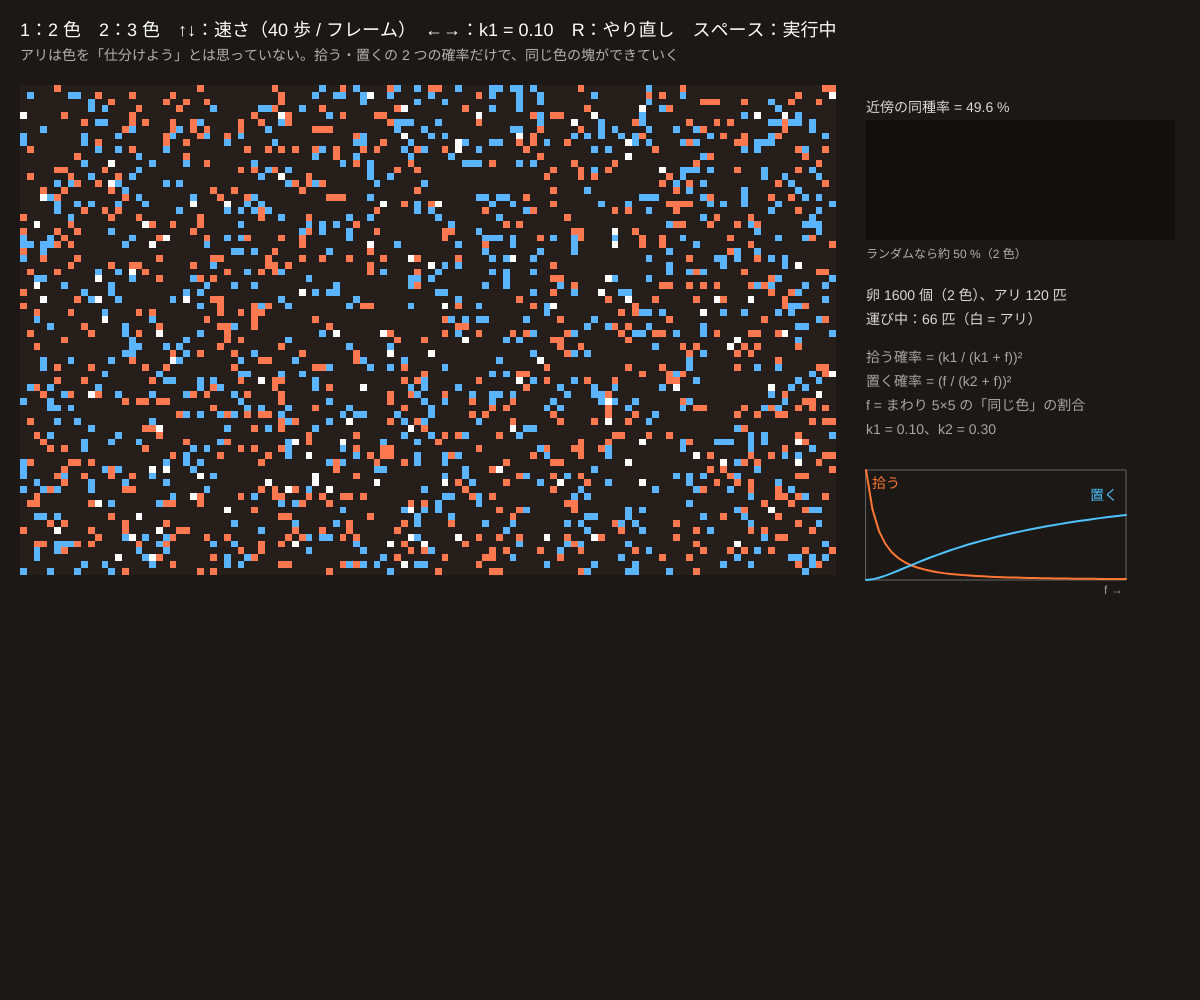
Frame 1 (no input)
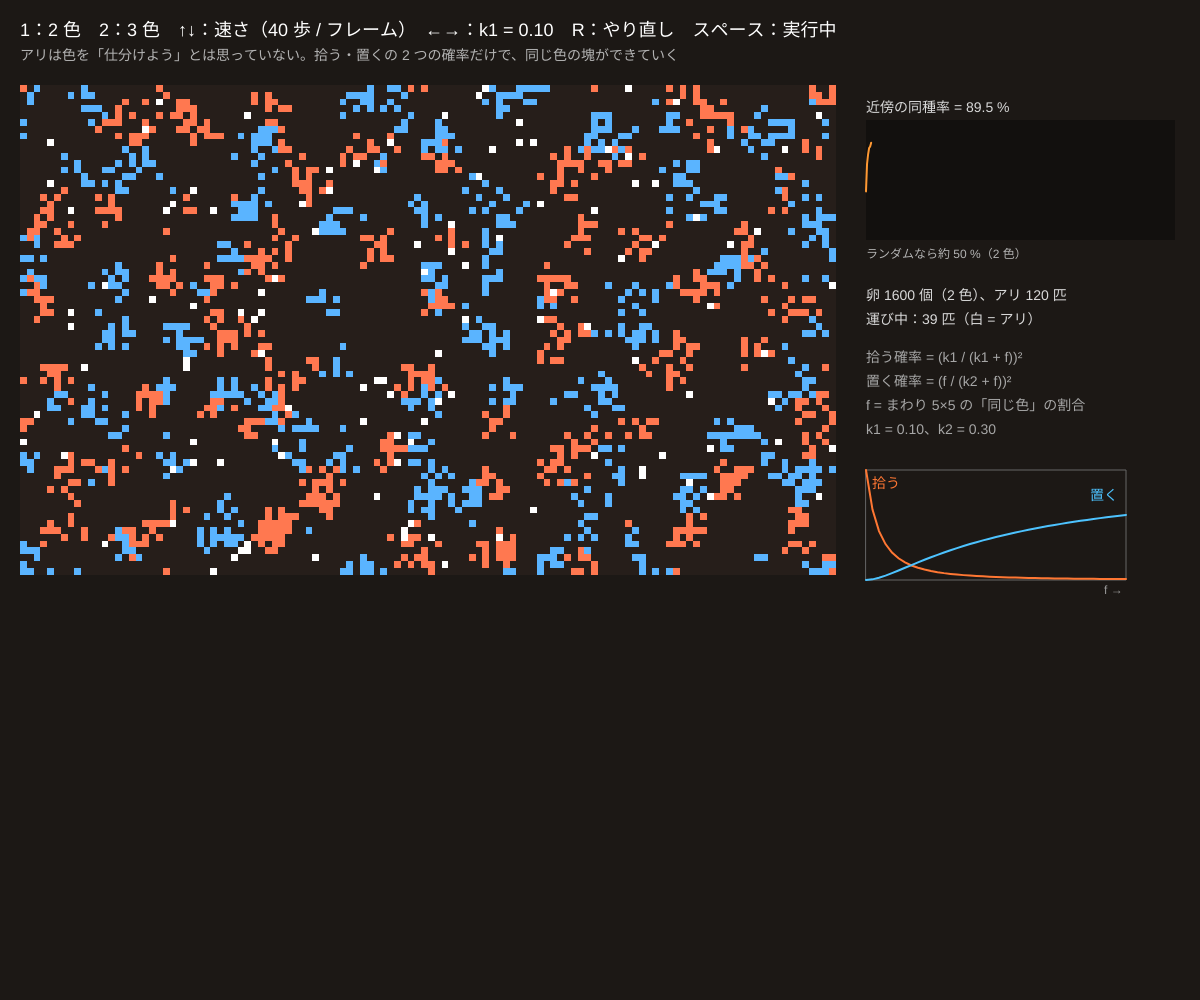
Frame 60 (no input)
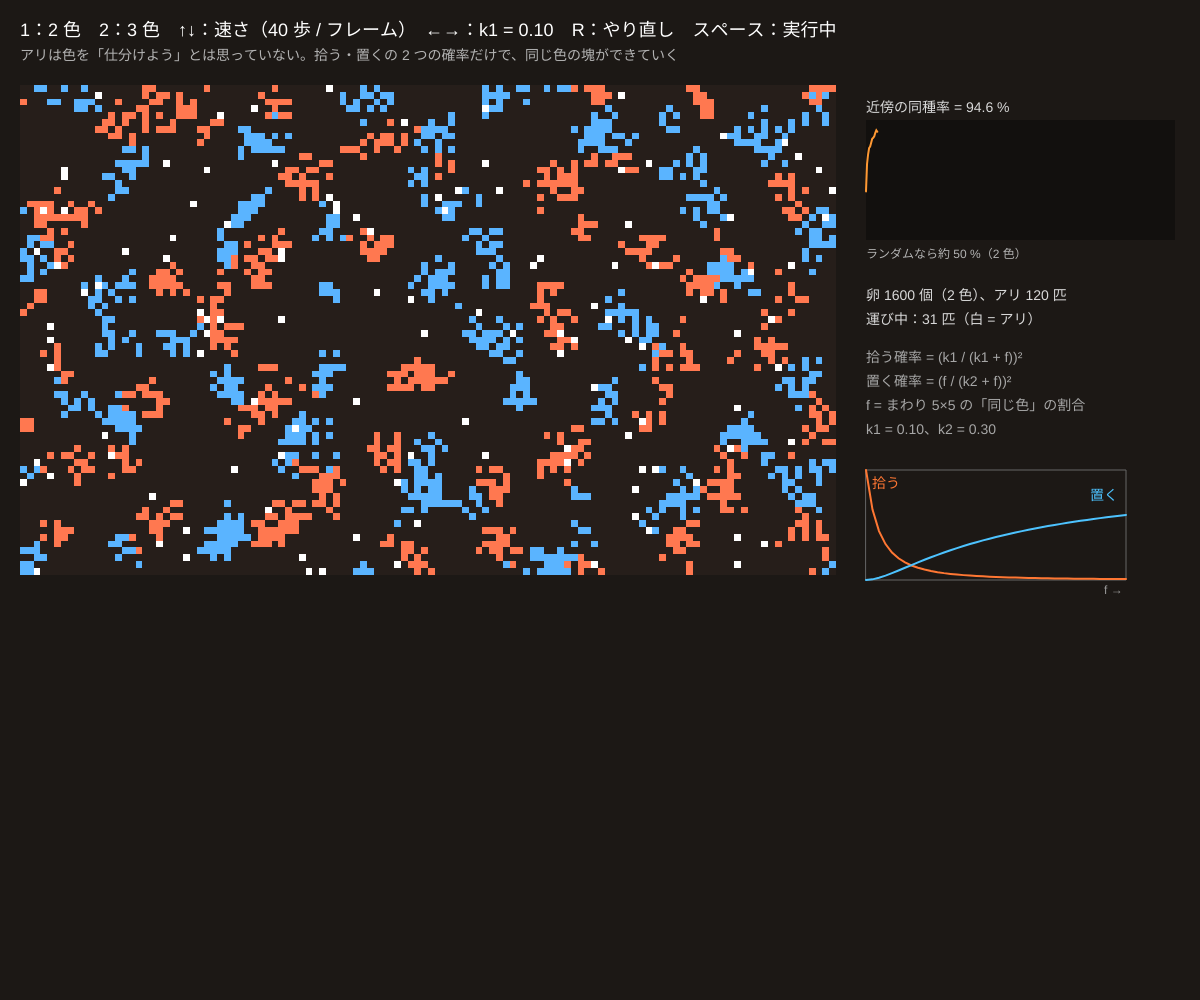
Frame 120 (the mouse pressed at the canvas centre since frame 60)

The p5.js sketch that drew these frames (run headless with seeded random() and noise() and a simulated clock; from frame 60 on, the mouse is pressed at the canvas centre):

// p5.js sketch
// ── sketch.js
// ============================================
// 09 アリの仕分け（Deneubourg のモデル）
// 2 色（または 3 色）の卵がばらまかれている。アリは「まわりに同じ色が少ない卵は拾いやすく、同じ色が多い所には置きやすい」だけ
// 拾う確率 = (k1 / (k1 + f))²、置く確率 = (f / (k2 + f))²、f = まわり 5×5 にある「同じ色」の割合。色ごとの塊に分かれていく
// 1 = 2 色 / 2 = 3 色 / ↑↓ = 速さ / ←→ = k1（拾いやすさ）/ R = やり直し / スペース = 一時停止
// ============================================

let GW = 120, GH = 72;            // ★ 格子の大きさ
let nAnts = 120;                  // ★ アリの数
let nItems = 1600;                // ★ 卵の数
let nColors = 2;
let k1 = 0.1, k2 = 0.3;           // ★ 拾う・置くの感度
let movesPerFrame = 40;           // アリ 1 匹が 1 フレームに歩く歩数
let cells, ants = [], paused = false;
let buf, sameHist = [], sameNow = 0;
const PAL = [[255, 120, 80], [90, 180, 255], [250, 230, 90]];

function setup() {
  createCanvas(windowWidth, windowHeight);
  colorMode(HSB, 360, 100, 100, 100);
  buf = createGraphics(GW, GH); buf.pixelDensity(1);
  resetWorld();
}

function resetWorld() {
  cells = new Int8Array(GW * GH).fill(-1);           // -1 = 空、0〜2 = 卵の色
  let placed = 0;
  while (placed < nItems) { let i = Math.floor(Math.random() * GW * GH); if (cells[i] < 0) { cells[i] = placed % nColors; placed++; } }
  ants = [];
  for (let i = 0; i < nAnts; i++) ants.push({ x: Math.floor(Math.random() * GW), y: Math.floor(Math.random() * GH), load: -1 });
  sameHist = []; sameNow = measureSame();
}
function idx(x, y) { return ((y + GH) % GH) * GW + ((x + GW) % GW); }

// f = まわり 5×5（自分以外の 24 マス）にある色 c の卵の割合
function fraction(x, y, c) {
  let n = 0;
  for (let dy = -2; dy <= 2; dy++) for (let dx = -2; dx <= 2; dx++) if ((dx || dy) && cells[idx(x + dx, y + dy)] === c) n++;
  return n / 24;
}

// ★ アリ 1 匹の 1 歩：歩く → 拾う or 置く
function antMove(a) {
  a.x = (a.x + Math.floor(Math.random() * 3) - 1 + GW) % GW;
  a.y = (a.y + Math.floor(Math.random() * 3) - 1 + GH) % GH;
  let i = idx(a.x, a.y);
  if (a.load < 0 && cells[i] >= 0) {
    let f = fraction(a.x, a.y, cells[i]);
    if (Math.random() < Math.pow(k1 / (k1 + f), 2)) { a.load = cells[i]; cells[i] = -1; }
  } else if (a.load >= 0 && cells[i] < 0) {
    let f = fraction(a.x, a.y, a.load);
    if (Math.random() < Math.pow(f / (k2 + f), 2)) { cells[i] = a.load; a.load = -1; }
  }
}

// 仕分けの度合い：卵ごとに「となり 8 マスの卵のうち同じ色の割合」を平均
function measureSame() {
  let sum = 0, cnt = 0;
  for (let y = 0; y < GH; y++) for (let x = 0; x < GW; x++) {
    let c = cells[y * GW + x]; if (c < 0) continue;
    let same = 0, all = 0;
    for (let dy = -1; dy <= 1; dy++) for (let dx = -1; dx <= 1; dx++) {
      if (!dx && !dy) continue;
      let d = cells[idx(x + dx, y + dy)];
      if (d >= 0) { all++; if (d === c) same++; }
    }
    if (all > 0) { sum += same / all; cnt++; }
  }
  return cnt ? sum / cnt : 0;
}

function draw() {
  background(25, 25, 11);
  if (!paused) for (let s = 0; s < movesPerFrame; s++) for (let a of ants) antMove(a);
  if (frameCount % 10 === 0) { sameNow = measureSame(); sameHist.push(sameNow); if (sameHist.length > 300) sameHist.shift(); }
  // ---- 格子を画像にする
  buf.loadPixels();
  for (let i = 0; i < GW * GH; i++) {
    let c = cells[i], p = c >= 0 ? PAL[c] : [38, 30, 26];
    buf.pixels[i * 4] = p[0]; buf.pixels[i * 4 + 1] = p[1]; buf.pixels[i * 4 + 2] = p[2]; buf.pixels[i * 4 + 3] = 255;
  }
  for (let a of ants) { let i = a.y * GW + a.x; buf.pixels[i * 4] = 255; buf.pixels[i * 4 + 1] = 255; buf.pixels[i * 4 + 2] = 255; }
  buf.updatePixels();
  let w = Math.min(width * 0.68, ((height - 110) * GW) / GH), h = (w * GH) / GW;
  noSmooth(); image(buf, 20, 85, w, h); smooth();

  // ---- 右：数字とグラフ
  let gx = 20 + w + 30, gw = width - gx - 25, carried = ants.filter((a) => a.load >= 0).length;
  drawPlot(sameHist, gx, 120, gw, 120, 1 / nColors - 0.05, 1, color(30, 80, 100), '近傍の同種率 = ' + nf(sameNow * 100, 1, 1) + ' %');
  noStroke(); fill(0, 0, 70); textSize(12);
  text('ランダムなら約 ' + nf(100 / nColors, 1, 0) + ' %（' + nColors + ' 色）', gx, 258);
  fill(0, 0, 85); textSize(14);
  text('卵 ' + nItems + ' 個（' + nColors + ' 色）、アリ ' + nAnts + ' 匹', gx, 300);
  text('運び中：' + carried + ' 匹（白 = アリ）', gx, 324);
  fill(0, 0, 65);
  text('拾う確率 = (k1 / (k1 + f))²', gx, 362);
  text('置く確率 = (f / (k2 + f))²', gx, 386);
  text('f = まわり 5×5 の「同じ色」の割合', gx, 410);
  text('k1 = ' + nf(k1, 1, 2) + '、k2 = ' + nf(k2, 1, 2), gx, 434);
  // 拾う・置く確率のグラフ
  let cx = gx, cy = 470, cw = Math.min(gw, 260), ch = 110;
  stroke(0, 0, 40); strokeWeight(1); noFill(); rect(cx, cy, cw, ch);
  stroke(20, 80, 100); strokeWeight(2); beginShape(); for (let k = 0; k <= 40; k++) { let f = k / 40; vertex(cx + f * cw, cy + ch - Math.pow(k1 / (k1 + f), 2) * ch); } endShape();
  stroke(200, 70, 100); beginShape(); for (let k = 0; k <= 40; k++) { let f = k / 40; vertex(cx + f * cw, cy + ch - Math.pow(f / (k2 + f), 2) * ch); } endShape();
  noStroke(); fill(20, 80, 100); text('拾う', cx + 6, cy + 18); fill(200, 70, 100); text('置く', cx + cw - 36, cy + 30);
  fill(0, 0, 60); textSize(12); text('f →', cx + cw - 22, cy + ch + 14);

  fill(0, 0, 100); textSize(18);
  text('1：2 色　2：3 色　↑↓：速さ（' + movesPerFrame + ' 歩 / フレーム）　←→：k1 = ' + nf(k1, 1, 2) + '　R：やり直し　スペース：' + (paused ? '停止中' : '実行中'), 20, 36);
  fill(0, 0, 70); textSize(14);
  text('アリは色を「仕分けよう」とは思っていない。拾う・置くの 2 つの確率だけで、同じ色の塊ができていく', 20, 60);
}

function keyPressed() {
  if (key === '1') { nColors = 2; resetWorld(); }
  if (key === '2') { nColors = 3; resetWorld(); }
  if (key === UP_ARROW) movesPerFrame = Math.min(movesPerFrame * 2, 320);
  if (key === DOWN_ARROW) movesPerFrame = Math.max(Math.round(movesPerFrame / 2), 1);
  if (key === RIGHT_ARROW) k1 = Math.min(k1 + 0.05, 1);
  if (key === LEFT_ARROW) k1 = Math.max(k1 - 0.05, 0.01);
  if (key === 'r' || key === 'R') resetWorld();
  if (key === ' ') paused = !paused;
}

// ---------- やってみよう ----------
// 1. 同種率が 50 % → 何 % まで上がるか、時間とともに見よう。塊は時間がたつと数が減って大きくなる？
// 2. k1 を 0.5 にすると、塊の中の卵も拾ってしまう。塊はどうなる？
// 3. 2（3 色）にして同じことを。ランダムなら 33 % から始まる
// 4. k2 を 0.05 にすると、どこにでも置いてしまう。仕分けは進む？
// 5. 実際のアリは卵・幼虫・さなぎを大きさごとに別の場所に集める。ロボットで倉庫を仕分ける研究もある

// ==================================================
// ここから下は「グラフの道具」です
// ==================================================
function drawPlot(arr, x, y, w, h, lo, hi, c, title) {
  noStroke(); fill(0, 0, 0, 35); rect(x, y, w, h);
  fill(0, 0, 85); textSize(14); text(title, x, y - 8);
  if (arr.length < 2) return;
  noFill(); stroke(c); strokeWeight(2);
  beginShape();
  for (let i = 0; i < arr.length; i++) vertex(x + (i / 299) * w, y + h - constrain((arr[i] - lo) / (hi - lo), 0, 1) * h);
  endShape();
}
